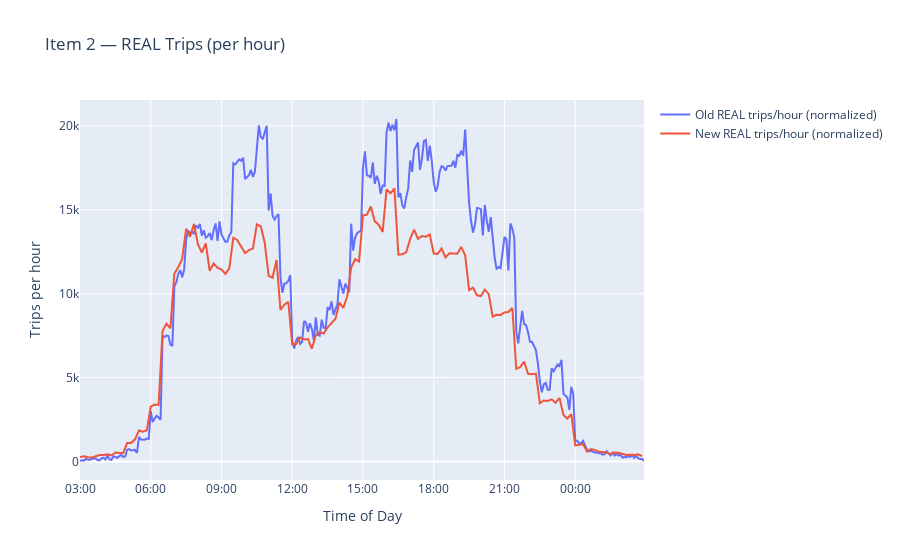

The notebook cell this image was saved under:
### Markdown cell above
## Total number of (real) trips serviced

### Code cell
# REAL-trip
real_new = (new_df["trip_i"].notna() | new_df["trip_j"].notna()) & (new_df["is_deadhead"] == False)
occ_old_num = pd.to_numeric(old_df["occupancy"], errors="coerce").fillna(0)
real_old = (occ_old_num > 0) & old_df["pickupIdsAtOrigin"].notna() & old_df["dropoffIdsAtOrigin"].isna()

# Bin counts
old_bins = old_df.loc[real_old, "startPeriod"].dropna().astype(int)
new_bins = new_df.loc[real_new, "depart_bin"].dropna().astype(int)

old_counts = old_bins.value_counts().sort_index().reindex(pd.RangeIndex(0, old_bins.max() + 1), fill_value=0)
new_counts = new_bins.value_counts().sort_index().reindex(pd.RangeIndex(0, new_bins.max() + 1), fill_value=0)

# Normalize to trips/hour 
old_rate = old_counts * (60 / 5)   # 5-min bins : per hour
new_rate = new_counts * (60 / 10)  # 10-min bins : per hour

# Map to time 
old_rate_time = start_time + pd.to_timedelta(old_rate.index * 5, unit="m")
new_rate_time = start_time + pd.to_timedelta(new_rate.index * 10, unit="m")

fig = go.Figure()
fig.add_trace(go.Scatter(x=old_rate_time, y=old_rate.values, mode="lines",
                         name="Old REAL trips/hour (normalized)"))
fig.add_trace(go.Scatter(x=new_rate_time, y=new_rate.values, mode="lines",
                         name="New REAL trips/hour (normalized)"))
fig.update_layout(
    title="Item 2 — REAL Trips (per hour)",
    xaxis_title="Time of Day",
    yaxis_title="Trips per hour",
    hovermode="x unified",
    xaxis=dict(tickformat="%H:%M")
)
fig.show()


# Systemwide totals
print("Item 2 — REAL trips")
print(f"  Old REAL trips: {int(real_old.sum()):,}")
print(f"  New REAL trips: {int(real_new.sum()):,}")

### Figure 1 — Plotly figure (JSON) as saved in the notebook; plotly's stock layout.template omitted (floating-point values rounded to 4 significant figures; data arrays with more than 128 entries replaced by an {"elided": "..."} marker saying what was removed)
{"data": [{"mode": "lines", "name": "Old REAL trips/hour (normalized)", "type": "scatter", "x": {"elided": "288 str values"}, "y": {"elided": "288 float values"}}, {"mode": "lines", "name": "New REAL trips/hour (normalized)", "type": "scatter", "x": {"elided": "144 str values"}, "y": {"elided": "144 float values"}}], "layout": {"hovermode": "x unified", "title": {"text": "Item 2 — REAL Trips (per hour)"}, "xaxis": {"tickformat": "%H:%M", "title": {"text": "Time of Day"}}, "yaxis": {"title": {"text": "Trips per hour"}}}}
